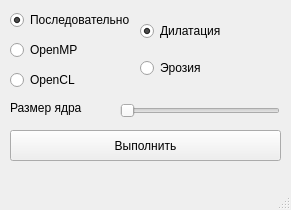
<?xml version="1.0" encoding="UTF-8"?>
<ui version="4.0">
 <class>MainWindow</class>
 <widget class="QMainWindow" name="MainWindow">
  <property name="geometry">
   <rect>
    <x>0</x>
    <y>0</y>
    <width>291</width>
    <height>210</height>
   </rect>
  </property>
  <property name="windowTitle">
   <string>Курсовая осень 2023</string>
  </property>
  <widget class="QWidget" name="centralwidget">
   <widget class="QRadioButton" name="rb_sequence">
    <property name="geometry">
     <rect>
      <x>10</x>
      <y>10</y>
      <width>121</width>
      <height>20</height>
     </rect>
    </property>
    <property name="text">
     <string>Последовательно</string>
    </property>
    <property name="checked">
     <bool>true</bool>
    </property>
   </widget>
   <widget class="QRadioButton" name="rb_omp">
    <property name="geometry">
     <rect>
      <x>10</x>
      <y>40</y>
      <width>89</width>
      <height>20</height>
     </rect>
    </property>
    <property name="text">
     <string>OpenMP</string>
    </property>
   </widget>
   <widget class="QRadioButton" name="rb_ocl">
    <property name="geometry">
     <rect>
      <x>10</x>
      <y>70</y>
      <width>89</width>
      <height>20</height>
     </rect>
    </property>
    <property name="text">
     <string>OpenCL</string>
    </property>
   </widget>
   <widget class="QPushButton" name="pushButton">
    <property name="geometry">
     <rect>
      <x>10</x>
      <y>130</y>
      <width>271</width>
      <height>31</height>
     </rect>
    </property>
    <property name="text">
     <string>Выполнить</string>
    </property>
   </widget>
   <widget class="QLabel" name="lb_timeResult">
    <property name="geometry">
     <rect>
      <x>160</x>
      <y>170</y>
      <width>121</width>
      <height>20</height>
     </rect>
    </property>
    <property name="text">
     <string/>
    </property>
   </widget>
   <widget class="QSlider" name="horizontalSlider">
    <property name="geometry">
     <rect>
      <x>120</x>
      <y>100</y>
      <width>160</width>
      <height>22</height>
     </rect>
    </property>
    <property name="minimum">
     <number>4</number>
    </property>
    <property name="maximum">
     <number>20</number>
    </property>
    <property name="singleStep">
     <number>2</number>
    </property>
    <property name="orientation">
     <enum>Qt::Horizontal</enum>
    </property>
   </widget>
   <widget class="QLabel" name="label_2">
    <property name="geometry">
     <rect>
      <x>10</x>
      <y>100</y>
      <width>81</width>
      <height>16</height>
     </rect>
    </property>
    <property name="text">
     <string>Размер ядра</string>
    </property>
   </widget>
   <widget class="QWidget" name="verticalLayoutWidget">
    <property name="geometry">
     <rect>
      <x>140</x>
      <y>10</y>
      <width>141</width>
      <height>81</height>
     </rect>
    </property>
    <layout class="QVBoxLayout" name="verticalLayout">
     <item>
      <widget class="QRadioButton" name="rb_dilatation">
       <property name="text">
        <string>Дилатация</string>
       </property>
       <property name="checked">
        <bool>true</bool>
       </property>
       <property name="autoExclusive">
        <bool>true</bool>
       </property>
      </widget>
     </item>
     <item>
      <widget class="QRadioButton" name="rb_erode">
       <property name="text">
        <string>Эрозия</string>
       </property>
       <property name="autoExclusive">
        <bool>true</bool>
       </property>
      </widget>
     </item>
    </layout>
   </widget>
  </widget>
  <widget class="QMenuBar" name="menubar">
   <property name="geometry">
    <rect>
     <x>0</x>
     <y>0</y>
     <width>291</width>
     <height>22</height>
    </rect>
   </property>
  </widget>
  <widget class="QStatusBar" name="statusbar"/>
 </widget>
 <resources/>
 <connections/>
</ui>
